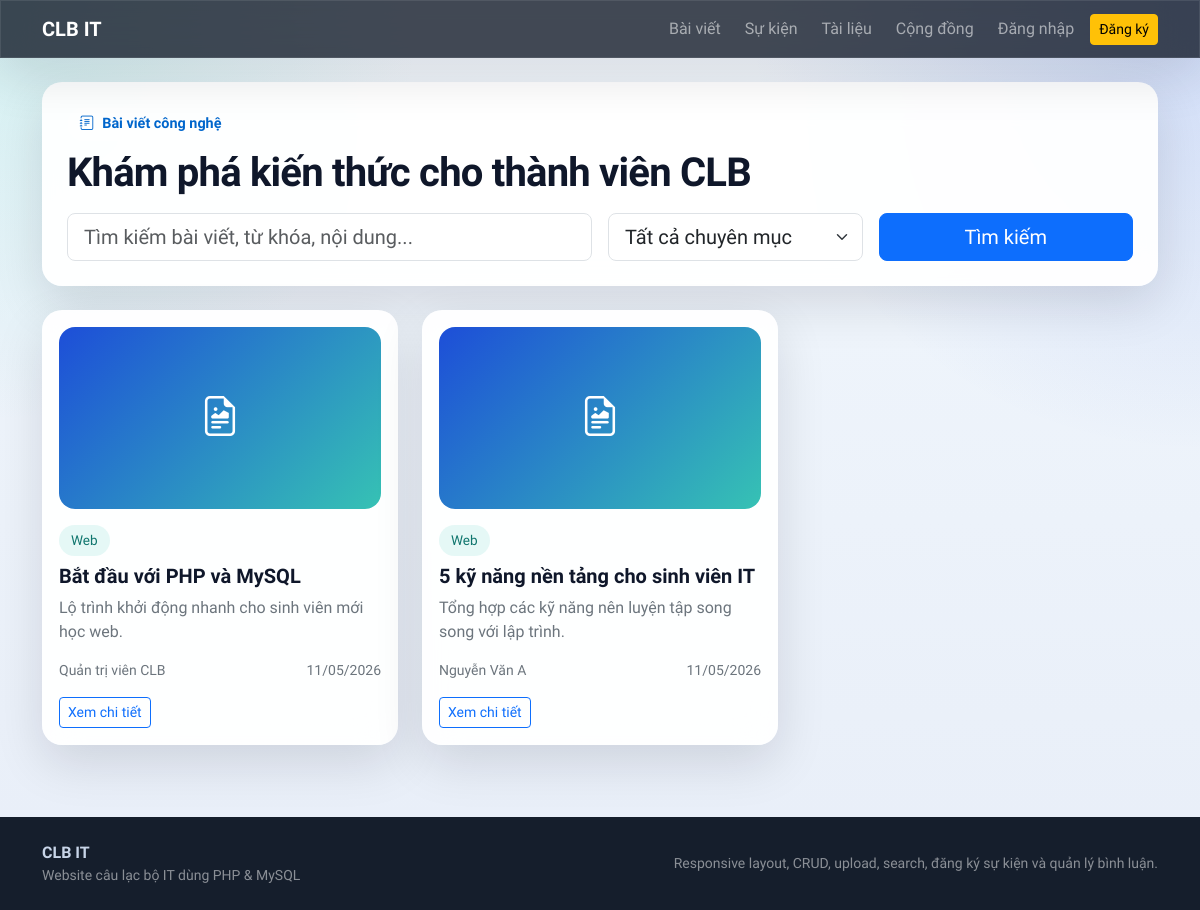
/posts.php, run on the app's committed database.
### tables this page shows
CREATE TABLE posts (
    id INT AUTO_INCREMENT PRIMARY KEY,
    title VARCHAR(255) NOT NULL,
    slug VARCHAR(255) NOT NULL UNIQUE,
    excerpt VARCHAR(300) NOT NULL,
    content LONGTEXT NOT NULL,
    image VARCHAR(255) NULL,
    category_id INT NOT NULL,
    user_id INT NOT NULL,
    status ENUM('draft', 'published') NOT NULL DEFAULT 'published',
    published_at DATETIME NULL,
    created_at TIMESTAMP DEFAULT CURRENT_TIMESTAMP,
    updated_at TIMESTAMP DEFAULT CURRENT_TIMESTAMP ON UPDATE CURRENT_TIMESTAMP,
    CONSTRAINT fk_posts_category FOREIGN KEY (category_id) REFERENCES categories(id) ON DELETE RESTRICT,
    CONSTRAINT fk_posts_user FOREIGN KEY (user_id) REFERENCES users(id) ON DELETE CASCADE,
    INDEX idx_posts_category (category_id),
    INDEX idx_posts_user (user_id),
    INDEX idx_posts_status_date (status, published_at)
);

CREATE TABLE categories (
    id INT AUTO_INCREMENT PRIMARY KEY,
    name VARCHAR(100) NOT NULL UNIQUE,
    slug VARCHAR(120) NOT NULL UNIQUE,
    created_at TIMESTAMP DEFAULT CURRENT_TIMESTAMP,
    updated_at TIMESTAMP DEFAULT CURRENT_TIMESTAMP ON UPDATE CURRENT_TIMESTAMP
);

CREATE TABLE users (
    id INT AUTO_INCREMENT PRIMARY KEY,
    fullname VARCHAR(100) NOT NULL,
    email VARCHAR(120) NOT NULL UNIQUE,
    password VARCHAR(255) NOT NULL,
    avatar VARCHAR(255) NULL,
    bio TEXT NULL,
    skills VARCHAR(255) NULL,
    role ENUM('admin', 'member') NOT NULL DEFAULT 'member',
    status ENUM('active', 'locked') NOT NULL DEFAULT 'active',
    created_at TIMESTAMP DEFAULT CURRENT_TIMESTAMP,
    updated_at TIMESTAMP DEFAULT CURRENT_TIMESTAMP ON UPDATE CURRENT_TIMESTAMP,
    INDEX idx_users_role_status (role, status)
);

### includes/functions.php (called while the page is built, shortened)
<?php
function e(?string $value): string
{
    return htmlspecialchars((string) $value, ENT_QUOTES, 'UTF-8');
}
function format_date(?string $value): string
{
    return date('d/m/Y', strtotime($value));
}
function short_text(?string $value, int $limit = 140): string
{
    $value = trim((string) $value);
    if (mb_strlen($value) <= $limit) {
        return $value;
    }
    return mb_substr($value, 0, $limit - 3) . '...';
}

### config/database.php (called while the page is built, shortened)
<?php
function db(): PDO
{
    static $pdo = null;
    if ($pdo instanceof PDO) {
        return $pdo;
    }
    $dsn = 'mysql:host=' . DB_HOST . ';dbname=' . DB_NAME . ';charset=utf8mb4';
    $pdo = new PDO($dsn, DB_USER, DB_PASS, [
        PDO::ATTR_ERRMODE => PDO::ERRMODE_EXCEPTION,
        PDO::ATTR_DEFAULT_FETCH_MODE => PDO::FETCH_ASSOC,
        PDO::ATTR_EMULATE_PREPARES => false,
    ]);
    return $pdo;
}

### posts.php (the view, shortened to what this page needs)
<?php
require_once __DIR__ . '/config/database.php';
require_once __DIR__ . '/includes/functions.php';
$search = trim($_GET['q'] ?? '');
$page = safe_page((int) ($_GET['page'] ?? 1));
$perPage = 6;
$offset = ($page - 1) * $perPage;
$where = ["p.status = 'published'"];
$whereSql = implode(' AND ', $where);
$listSql = "SELECT p.id, p.title, p.slug, p.excerpt, p.image, p.published_at, c.name AS category_name, u.fullname AS author_name
            FROM posts p
            INNER JOIN categories c ON c.id = p.category_id
            INNER JOIN users u ON u.id = p.user_id
            WHERE $whereSql
            ORDER BY COALESCE(p.published_at, p.created_at) DESC
            LIMIT :limit OFFSET :offset";
$listStmt = db()->prepare($listSql);
$listStmt->bindValue(':limit', $perPage, PDO::PARAM_INT);
$listStmt->bindValue(':offset', $offset, PDO::PARAM_INT);
$listStmt->execute();
$posts = $listStmt->fetchAll();
require_once __DIR__ . '/includes/header.php';
?>
<div class="clubit-card p-4 mb-4">
    <div class="d-flex flex-column flex-lg-row justify-content-between gap-3 align-items-lg-center mb-3">
        <div>
            <div class="hero-kicker mb-2"><i class="bi bi-journal-text"></i> Bài viết công nghệ</div>
            <h1 class="section-title mb-0">Khám phá kiến thức cho thành viên CLB</h1>
        </div>
    </div>
    <form method="get" class="row g-3" data-live-search-form>
        <div class="col-lg-6">
            <input type="text" name="q" class="form-control form-control-lg" value="<?php echo e($search); ?>" placeholder="Tìm kiếm bài viết, từ khóa, nội dung...">
        </div>
        <div class="col-lg-3">
            <select name="category_id" class="form-select form-select-lg" data-post-filter-type>
                <option value="0">Tất cả chuyên mục</option>
            </select>
        </div>
        <div class="col-lg-3 d-grid">
            <button class="btn btn-primary btn-lg">Tìm kiếm</button>
        </div>
    </form>
</div>
<div class="row g-4">
    <?php foreach ($posts as $post): ?>
        <div class="col-md-6 col-xl-4">
            <div class="clubit-card h-100 p-3 card-hover">
                <?php if (!empty($post['image'])): ?>
                    <img src="<?php echo e(UPLOAD_URL . '/' . $post['image']); ?>" class="card-media mb-3" alt="<?php echo e($post['title']); ?>">
                <?php else: ?>
                    <div class="card-media mb-3 d-flex align-items-center justify-content-center text-white"><i class="bi bi-file-earmark-richtext fs-1"></i></div>
                <?php endif; ?>
                <span class="soft-badge mb-2"><?php echo e($post['category_name']); ?></span>
                <h5 class="fw-bold"><?php echo e($post['title']); ?></h5>
                <p class="text-secondary mb-3"><?php echo e(short_text($post['excerpt'], 120)); ?></p>
                <div class="small text-secondary d-flex justify-content-between align-items-center">
                    <span><?php echo e($post['author_name']); ?></span>
                    <span><?php echo e(format_date($post['published_at'])); ?></span>
                </div>
                <a href="<?php echo e(BASE_URL); ?>/post.php?id=<?php echo (int) $post['id']; ?>" class="btn btn-outline-primary btn-sm mt-3">Xem chi tiết</a>
            </div>
        </div>
    <?php endforeach; ?>
</div>
<?php require_once __DIR__ . '/includes/footer.php'; ?>

### assets/css/app.css (style rules this page uses)
:root { --clubit-bg: #08111f; --clubit-surface: rgba(12, 21, 39, 0.84); --clubit-card: rgba(255, 255, 255, 0.94); --clubit-accent: #36c2b4; --clubit-accent-2: #1d4ed8; --clubit-text: #dfe8f3; --clubit-muted: #93a4ba; --clubit-border: rgba(255, 255, 255, 0.09); }
* { box-sizing: border-box; }
body { font-family: 'Be Vietnam Pro', sans-serif; background: radial-gradient(circle at top left, rgba(54, 194, 180, 0.18), transparent 28%), radial-gradient(circle at top right, rgba(29, 78, 216, 0.18), transparent 30%), linear-gradient(180deg, #f6fbff 0%, #eef4fb 36%, #e8eef8 100%); color: #0f172a; }
.navbar-glass, .clubit-card, .clubit-panel, .sidebar-glass { backdrop-filter: blur(18px); border: 1px solid var(--clubit-border); box-shadow: 0 18px 50px rgba(2, 8, 23, 0.12); }
.clubit-card, .clubit-panel { background: var(--clubit-card); border-radius: 1.25rem; }
.hero-kicker { display: inline-flex; align-items: center; gap: 0.5rem; padding: 0.4rem 0.8rem; border-radius: 999px; background: rgba(255, 255, 255, 0.1); color: #0066cc; font-size: 0.9rem; font-weight: 600; }
.section-title { font-weight: 700; letter-spacing: -0.02em; }
.soft-badge { display: inline-flex; align-items: center; gap: 0.4rem; border-radius: 999px; padding: 0.35rem 0.75rem; font-size: 0.85rem; background: rgba(54, 194, 180, 0.12); color: #0f766e; }
.card-media { aspect-ratio: 16 / 9; border-radius: 1rem; object-fit: cover; width: 100%; background: linear-gradient(135deg, #1d4ed8, #36c2b4); }

### data on the page
posts: category.name "Web", title "Bắt đầu với PHP và MySQL", excerpt "Lộ trình khởi động nhanh cho sinh viên mới học web.", user.fullname "Quản trị viên CLB", published_at "11/05/2026"
posts: category.name "Web", title "5 kỹ năng nền tảng cho sinh viên IT", excerpt "Tổng hợp các kỹ năng nên luyện tập song song với lập trình.", user.fullname "Nguyễn Văn A", published_at "11/05/2026"

### other printed values
APP_NAME "CLB IT"
